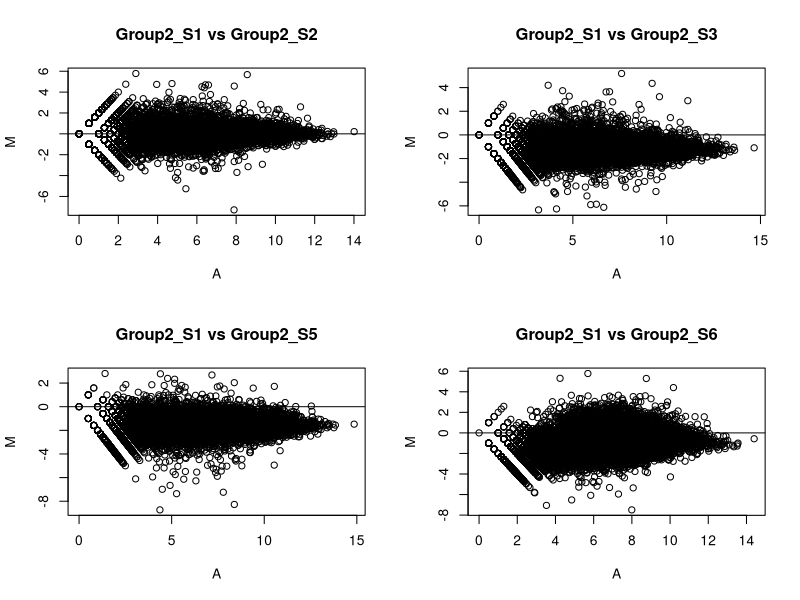
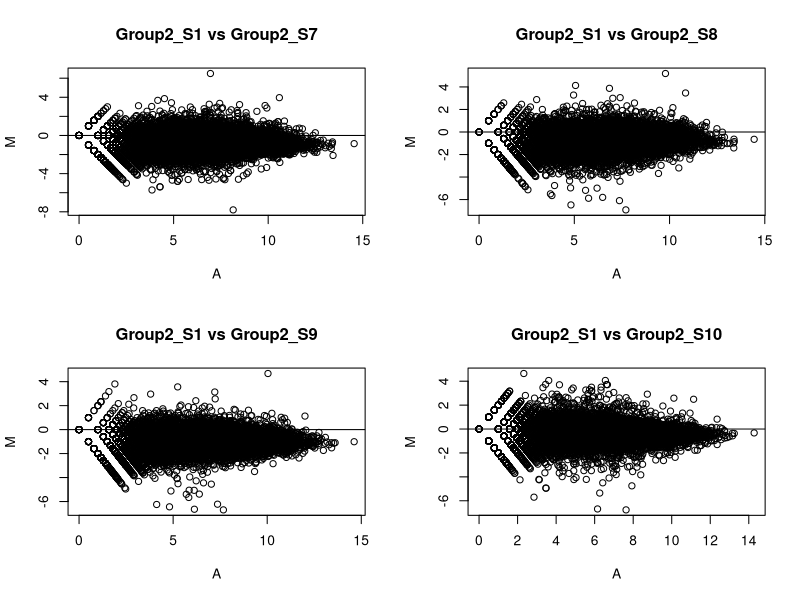
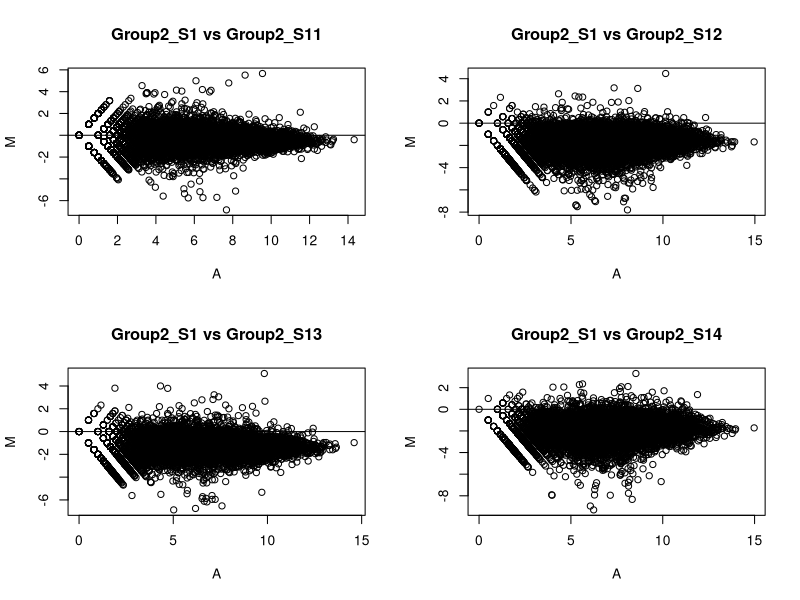
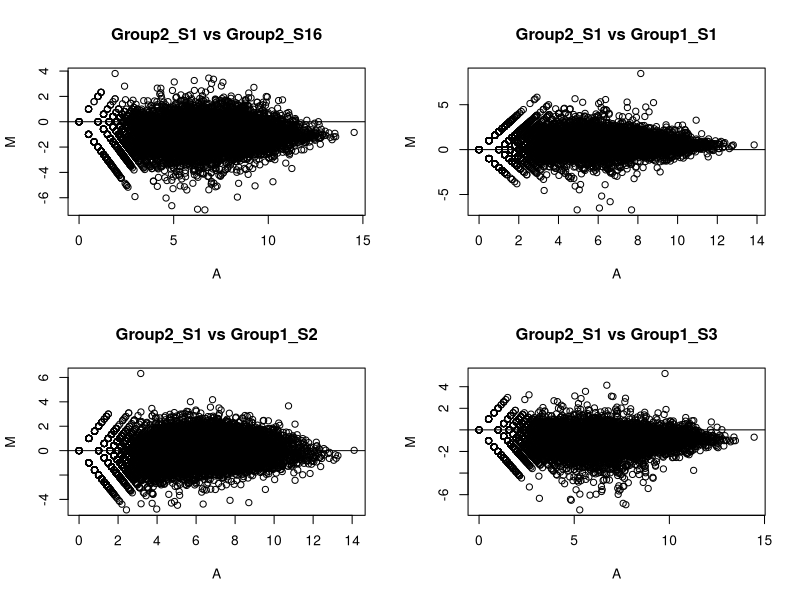
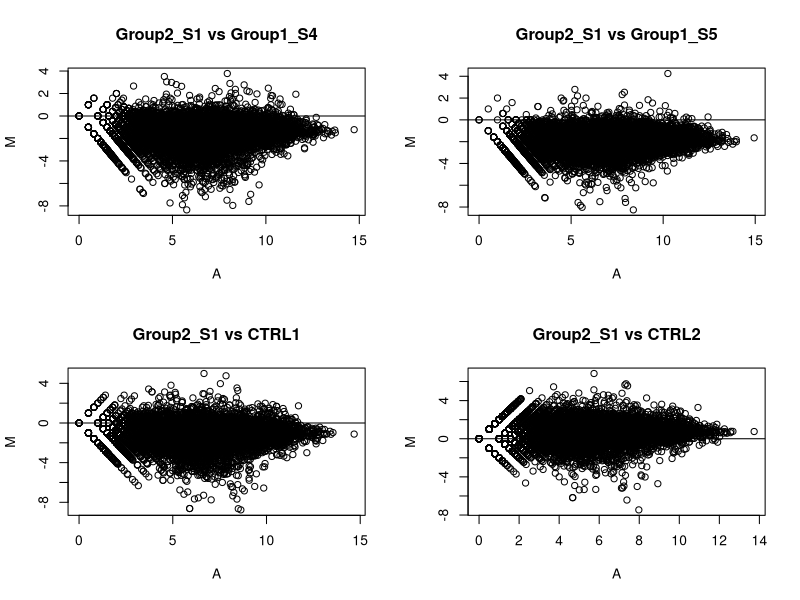
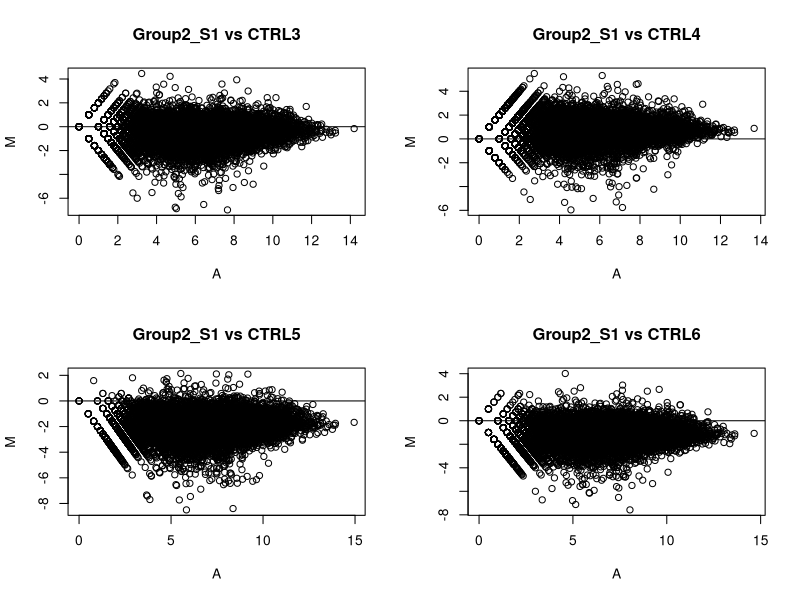
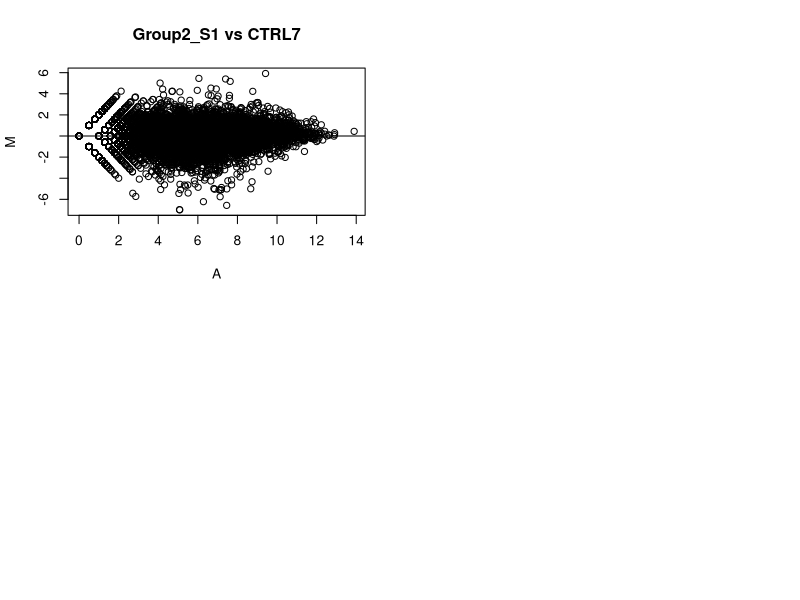

Recreate these plots in R, in order.
MvAplot <- function(exprData, 
                    pdffilename){
  namesamples=colnames(exprData)
  nsamples=dim(exprData)[2]
  
  pdf(pdffilename)
  par(mfrow = c(2,2))
  
  for(i in 2:nsamples){
    M=log2(exprData[,1]/exprData[,i])
    A=0.5*log2(exprData[,1]*exprData[,i])
    plot(A, M,xlab = "A",ylab = "M",
         main = sprintf("%s vs %s",namesamples[1],namesamples[i]))
    abline(h=0)
  }
  
  dev.off()
}









# TESTS

exprData=read.table("raw_trascr_count.txt")
MvAplot(exprData, "MvAPlots.pdf")

